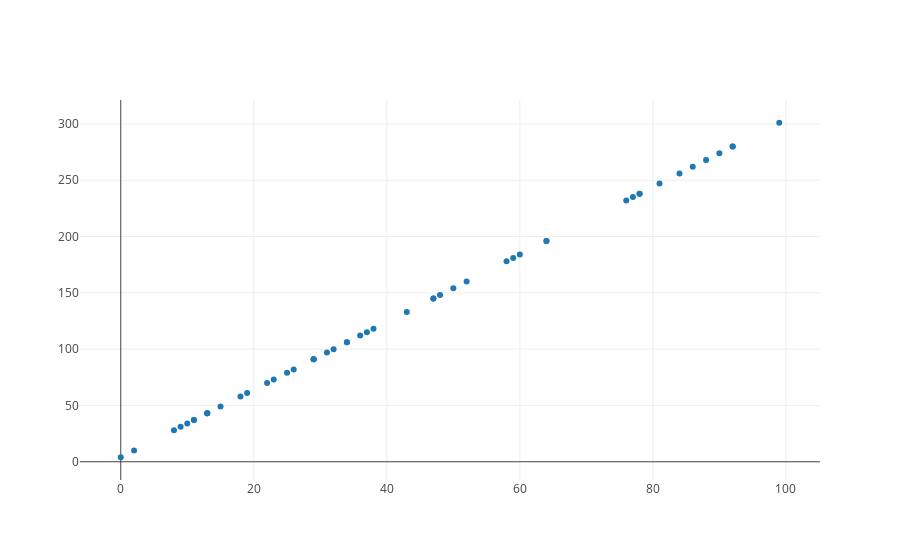

The code cell stored with this chart in its notebook:
### Code cell
from graph import trace_values, plot
plot([trace_values(temps.reshape(50), predictions.reshape(50))])

### Figure 1 — Plotly figure (JSON) as saved in the notebook; plotly's stock layout.template omitted (floating-point values rounded to 4 significant figures)
{"data": [{"mode": "markers", "name": "data", "text": [], "type": "scatter", "uid": "ce7e3402-3356-459d-96a2-e3be575c46d8", "x": [77, 59, 23, 34, 78, 2, 9, 22, 50, 99, 13, 84, 32, 38, 34, 92, 81, 29, 86, 43, 37, 90, 8, 76, 92, 11, 47, 13, 31, 19, 88, 64, 29, 78, 60, 58, 0, 29, 36, 13, 11, 26, 10, 15, 25, 64, 52, 47, 48, 18], "y": [235, 181, 73, 106, 238, 10, 31, 70, 154, 301, 43, 256, 100, 118, 106, 280, 247, 91, 262, 133, 115, 274, 28, 232, 280, 37, 145, 43, 97, 61, 268, 196, 91, 238, 184, 178, 4, 91, 112, 43, 37, 82, 34, 49, 79, 196, 160, 145, 148, 58]}], "layout": {"autosize": true, "xaxis": {"autorange": true, "range": [-6.242, 105.2], "type": "linear"}, "yaxis": {"autorange": true, "range": [-17.75, 322.8], "type": "linear"}}}
